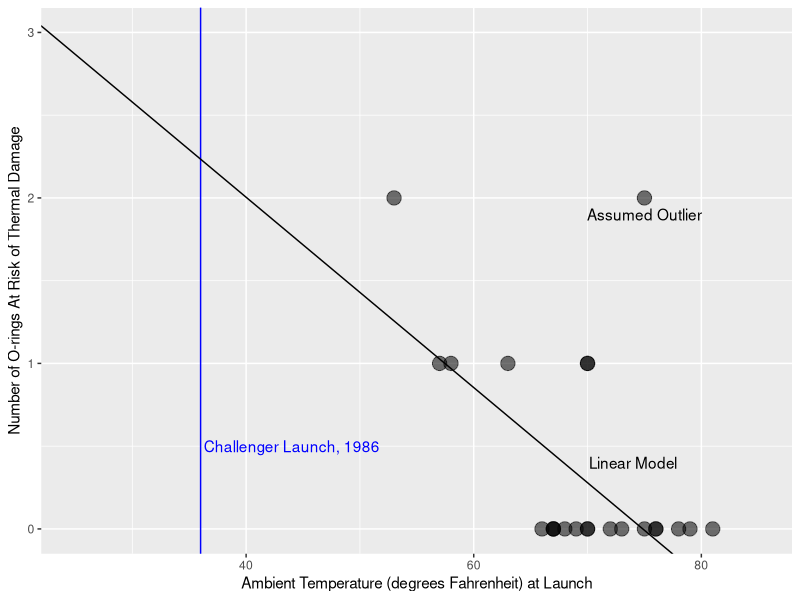

This chart was generated by the following R code:
## ---- chunk 1
data <- read.table("o-ring-erosion-or-blowby.data",
                   col.names=c("orings","at_risk","temp","leak_test_P","test_no"))
head(data, 5)
## ---- chunk 2
training <- subset(data, !(temp > 70 & at_risk > 1)) # Remove clear outlier
model <- lm(at_risk ~ temp, data=training)
## ---- chunk 3
library(ggplot2)
g <- ggplot(data, aes(temp, at_risk))
g <- g + geom_vline(xintercept=36, color='blue')
g <- g + geom_abline(intercept = model$coefficients[1], slope = model$coefficients[2], size = 0.5)
g <- g + geom_point(aes(size=6, alpha=0.7))
g <- g + theme(legend.position="none")
g <- g + labs(x = "Ambient Temperature (degrees Fahrenheit) at Launch")
g <- g + labs(y = "Number of O-rings At Risk of Thermal Damage")
g <- g + annotate("text", x = 44, y = 0.5, label="Challenger Launch, 1986",color="blue")
g <- g + annotate("text", x = 75, y = 1.9, label="Assumed Outlier")
g <- g + annotate("text", x = 74, y = 0.4, label="Linear Model")
g <- g + xlim(25,85)
g <- g + ylim(0,3)
return(g)
